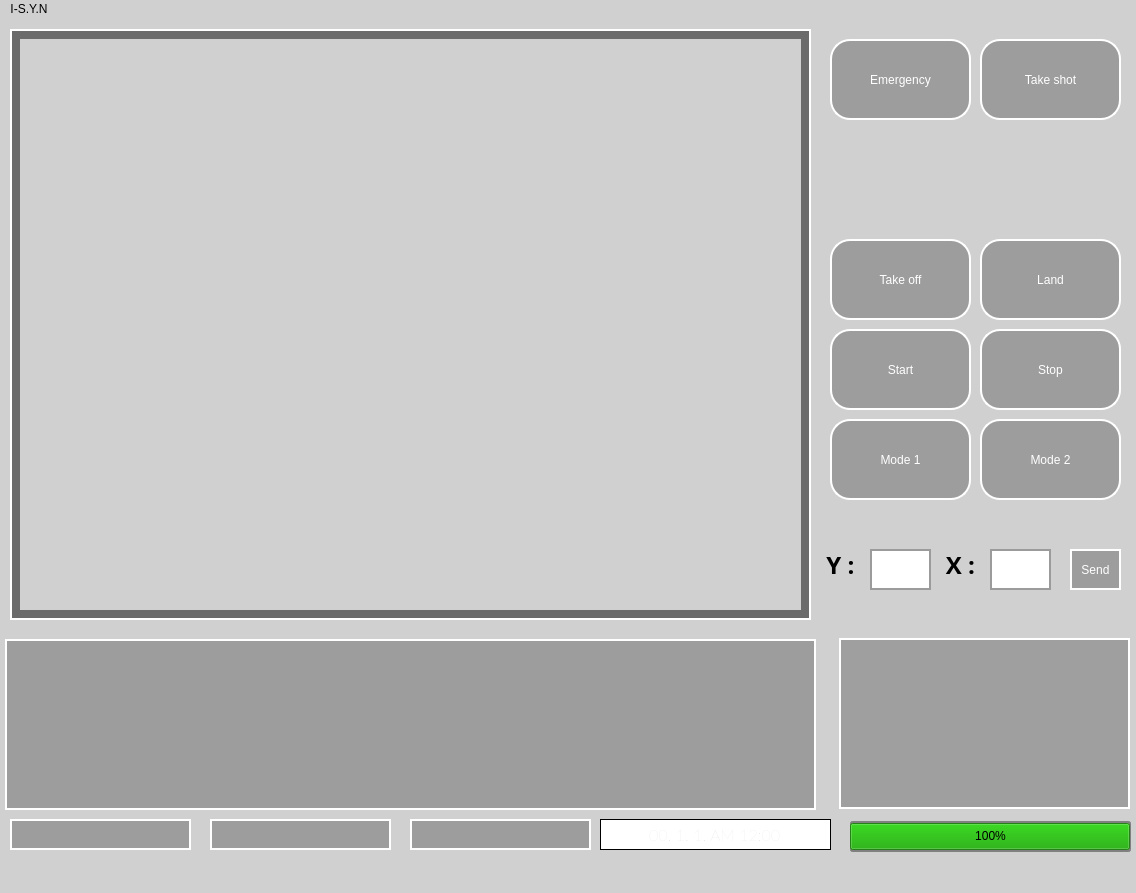
<?xml version="1.0" encoding="UTF-8"?>
<ui version="4.0">
 <class>MainWindow</class>
 <widget class="QMainWindow" name="MainWindow">
  <property name="geometry">
   <rect>
    <x>0</x>
    <y>0</y>
    <width>1136</width>
    <height>893</height>
   </rect>
  </property>
  <property name="windowTitle">
   <string>MainWindow</string>
  </property>
  <property name="styleSheet">
   <string notr="true">background-color: rgb(208, 208, 208);
</string>
  </property>
  <widget class="QWidget" name="centralwidget">
   <widget class="QPushButton" name="take_off_button">
    <property name="geometry">
     <rect>
      <x>830</x>
      <y>220</y>
      <width>141</width>
      <height>81</height>
     </rect>
    </property>
    <property name="cursor">
     <cursorShape>ArrowCursor</cursorShape>
    </property>
    <property name="styleSheet">
     <string notr="true">color: rgb(255, 255, 255);
background-color: rgb(157, 157, 157);
border-color: rgb(255, 255, 255);
border-style: solid;
border-width:2px;
border-radius: 20px;</string>
    </property>
    <property name="text">
     <string>Take off</string>
    </property>
   </widget>
   <widget class="QProgressBar" name="battery_bar">
    <property name="geometry">
     <rect>
      <x>850</x>
      <y>802</y>
      <width>281</width>
      <height>31</height>
     </rect>
    </property>
    <property name="palette">
     <palette>
      <active>
       <colorrole role="Button">
        <brush brushstyle="SolidPattern">
         <color alpha="255">
          <red>157</red>
          <green>157</green>
          <blue>157</blue>
         </color>
        </brush>
       </colorrole>
       <colorrole role="Base">
        <brush brushstyle="SolidPattern">
         <color alpha="255">
          <red>157</red>
          <green>157</green>
          <blue>157</blue>
         </color>
        </brush>
       </colorrole>
       <colorrole role="Window">
        <brush brushstyle="SolidPattern">
         <color alpha="255">
          <red>157</red>
          <green>157</green>
          <blue>157</blue>
         </color>
        </brush>
       </colorrole>
       <colorrole role="Highlight">
        <brush brushstyle="SolidPattern">
         <color alpha="255">
          <red>166</red>
          <green>255</green>
          <blue>42</blue>
         </color>
        </brush>
       </colorrole>
      </active>
      <inactive>
       <colorrole role="Button">
        <brush brushstyle="SolidPattern">
         <color alpha="255">
          <red>157</red>
          <green>157</green>
          <blue>157</blue>
         </color>
        </brush>
       </colorrole>
       <colorrole role="Base">
        <brush brushstyle="SolidPattern">
         <color alpha="255">
          <red>157</red>
          <green>157</green>
          <blue>157</blue>
         </color>
        </brush>
       </colorrole>
       <colorrole role="Window">
        <brush brushstyle="SolidPattern">
         <color alpha="255">
          <red>157</red>
          <green>157</green>
          <blue>157</blue>
         </color>
        </brush>
       </colorrole>
       <colorrole role="Highlight">
        <brush brushstyle="SolidPattern">
         <color alpha="255">
          <red>50</red>
          <green>180</green>
          <blue>30</blue>
         </color>
        </brush>
       </colorrole>
      </inactive>
      <disabled>
       <colorrole role="Button">
        <brush brushstyle="SolidPattern">
         <color alpha="255">
          <red>157</red>
          <green>157</green>
          <blue>157</blue>
         </color>
        </brush>
       </colorrole>
       <colorrole role="Base">
        <brush brushstyle="SolidPattern">
         <color alpha="255">
          <red>157</red>
          <green>157</green>
          <blue>157</blue>
         </color>
        </brush>
       </colorrole>
       <colorrole role="Window">
        <brush brushstyle="SolidPattern">
         <color alpha="255">
          <red>157</red>
          <green>157</green>
          <blue>157</blue>
         </color>
        </brush>
       </colorrole>
       <colorrole role="Highlight">
        <brush brushstyle="SolidPattern">
         <color alpha="255">
          <red>50</red>
          <green>180</green>
          <blue>30</blue>
         </color>
        </brush>
       </colorrole>
      </disabled>
     </palette>
    </property>
    <property name="autoFillBackground">
     <bool>false</bool>
    </property>
    <property name="styleSheet">
     <string notr="true">background-color: rgb(157, 157, 157);
border-color: rgb(255, 255, 255);
border-style: solid;
border-width:2px;
border: 2px solid grey;
border-radius: 3px;
chunk-color:(1, 1, 1);</string>
    </property>
    <property name="minimum">
     <number>0</number>
    </property>
    <property name="value">
     <number>100</number>
    </property>
    <property name="alignment">
     <set>Qt::AlignCenter</set>
    </property>
    <property name="textVisible">
     <bool>true</bool>
    </property>
    <property name="orientation">
     <enum>Qt::Horizontal</enum>
    </property>
    <property name="invertedAppearance">
     <bool>true</bool>
    </property>
   </widget>
   <widget class="QTextBrowser" name="under_textBrowser1">
    <property name="geometry">
     <rect>
      <x>10</x>
      <y>800</y>
      <width>181</width>
      <height>31</height>
     </rect>
    </property>
    <property name="styleSheet">
     <string notr="true">background-color: rgb(157, 157, 157);
border-color: rgb(255, 255, 255);
border-style: solid;
border-width:2px;</string>
    </property>
   </widget>
   <widget class="QDateTimeEdit" name="dateTimeEdit">
    <property name="enabled">
     <bool>true</bool>
    </property>
    <property name="geometry">
     <rect>
      <x>600</x>
      <y>800</y>
      <width>231</width>
      <height>31</height>
     </rect>
    </property>
    <property name="palette">
     <palette>
      <active>
       <colorrole role="WindowText">
        <brush brushstyle="SolidPattern">
         <color alpha="255">
          <red>225</red>
          <green>225</green>
          <blue>225</blue>
         </color>
        </brush>
       </colorrole>
       <colorrole role="Button">
        <brush brushstyle="SolidPattern">
         <color alpha="255">
          <red>255</red>
          <green>255</green>
          <blue>255</blue>
         </color>
        </brush>
       </colorrole>
       <colorrole role="Light">
        <brush brushstyle="SolidPattern">
         <color alpha="255">
          <red>0</red>
          <green>0</green>
          <blue>0</blue>
         </color>
        </brush>
       </colorrole>
       <colorrole role="Midlight">
        <brush brushstyle="SolidPattern">
         <color alpha="255">
          <red>0</red>
          <green>0</green>
          <blue>0</blue>
         </color>
        </brush>
       </colorrole>
       <colorrole role="Dark">
        <brush brushstyle="SolidPattern">
         <color alpha="255">
          <red>0</red>
          <green>0</green>
          <blue>0</blue>
         </color>
        </brush>
       </colorrole>
       <colorrole role="Mid">
        <brush brushstyle="SolidPattern">
         <color alpha="255">
          <red>0</red>
          <green>0</green>
          <blue>0</blue>
         </color>
        </brush>
       </colorrole>
       <colorrole role="Text">
        <brush brushstyle="SolidPattern">
         <color alpha="255">
          <red>225</red>
          <green>225</green>
          <blue>225</blue>
         </color>
        </brush>
       </colorrole>
       <colorrole role="BrightText">
        <brush brushstyle="SolidPattern">
         <color alpha="255">
          <red>255</red>
          <green>255</green>
          <blue>255</blue>
         </color>
        </brush>
       </colorrole>
       <colorrole role="ButtonText">
        <brush brushstyle="SolidPattern">
         <color alpha="255">
          <red>225</red>
          <green>225</green>
          <blue>225</blue>
         </color>
        </brush>
       </colorrole>
       <colorrole role="Base">
        <brush brushstyle="SolidPattern">
         <color alpha="255">
          <red>255</red>
          <green>255</green>
          <blue>255</blue>
         </color>
        </brush>
       </colorrole>
       <colorrole role="Window">
        <brush brushstyle="SolidPattern">
         <color alpha="255">
          <red>255</red>
          <green>255</green>
          <blue>255</blue>
         </color>
        </brush>
       </colorrole>
       <colorrole role="Shadow">
        <brush brushstyle="SolidPattern">
         <color alpha="255">
          <red>0</red>
          <green>0</green>
          <blue>0</blue>
         </color>
        </brush>
       </colorrole>
       <colorrole role="AlternateBase">
        <brush brushstyle="SolidPattern">
         <color alpha="255">
          <red>0</red>
          <green>0</green>
          <blue>0</blue>
         </color>
        </brush>
       </colorrole>
       <colorrole role="ToolTipBase">
        <brush brushstyle="SolidPattern">
         <color alpha="255">
          <red>255</red>
          <green>255</green>
          <blue>220</blue>
         </color>
        </brush>
       </colorrole>
       <colorrole role="ToolTipText">
        <brush brushstyle="SolidPattern">
         <color alpha="255">
          <red>0</red>
          <green>0</green>
          <blue>0</blue>
         </color>
        </brush>
       </colorrole>
      </active>
      <inactive>
       <colorrole role="WindowText">
        <brush brushstyle="SolidPattern">
         <color alpha="255">
          <red>225</red>
          <green>225</green>
          <blue>225</blue>
         </color>
        </brush>
       </colorrole>
       <colorrole role="Button">
        <brush brushstyle="SolidPattern">
         <color alpha="255">
          <red>255</red>
          <green>255</green>
          <blue>255</blue>
         </color>
        </brush>
       </colorrole>
       <colorrole role="Light">
        <brush brushstyle="SolidPattern">
         <color alpha="255">
          <red>0</red>
          <green>0</green>
          <blue>0</blue>
         </color>
        </brush>
       </colorrole>
       <colorrole role="Midlight">
        <brush brushstyle="SolidPattern">
         <color alpha="255">
          <red>0</red>
          <green>0</green>
          <blue>0</blue>
         </color>
        </brush>
       </colorrole>
       <colorrole role="Dark">
        <brush brushstyle="SolidPattern">
         <color alpha="255">
          <red>0</red>
          <green>0</green>
          <blue>0</blue>
         </color>
        </brush>
       </colorrole>
       <colorrole role="Mid">
        <brush brushstyle="SolidPattern">
         <color alpha="255">
          <red>0</red>
          <green>0</green>
          <blue>0</blue>
         </color>
        </brush>
       </colorrole>
       <colorrole role="Text">
        <brush brushstyle="SolidPattern">
         <color alpha="255">
          <red>225</red>
          <green>225</green>
          <blue>225</blue>
         </color>
        </brush>
       </colorrole>
       <colorrole role="BrightText">
        <brush brushstyle="SolidPattern">
         <color alpha="255">
          <red>255</red>
          <green>255</green>
          <blue>255</blue>
         </color>
        </brush>
       </colorrole>
       <colorrole role="ButtonText">
        <brush brushstyle="SolidPattern">
         <color alpha="255">
          <red>225</red>
          <green>225</green>
          <blue>225</blue>
         </color>
        </brush>
       </colorrole>
       <colorrole role="Base">
        <brush brushstyle="SolidPattern">
         <color alpha="255">
          <red>255</red>
          <green>255</green>
          <blue>255</blue>
         </color>
        </brush>
       </colorrole>
       <colorrole role="Window">
        <brush brushstyle="SolidPattern">
         <color alpha="255">
          <red>255</red>
          <green>255</green>
          <blue>255</blue>
         </color>
        </brush>
       </colorrole>
       <colorrole role="Shadow">
        <brush brushstyle="SolidPattern">
         <color alpha="255">
          <red>0</red>
          <green>0</green>
          <blue>0</blue>
         </color>
        </brush>
       </colorrole>
       <colorrole role="AlternateBase">
        <brush brushstyle="SolidPattern">
         <color alpha="255">
          <red>0</red>
          <green>0</green>
          <blue>0</blue>
         </color>
        </brush>
       </colorrole>
       <colorrole role="ToolTipBase">
        <brush brushstyle="SolidPattern">
         <color alpha="255">
          <red>255</red>
          <green>255</green>
          <blue>220</blue>
         </color>
        </brush>
       </colorrole>
       <colorrole role="ToolTipText">
        <brush brushstyle="SolidPattern">
         <color alpha="255">
          <red>0</red>
          <green>0</green>
          <blue>0</blue>
         </color>
        </brush>
       </colorrole>
      </inactive>
      <disabled>
       <colorrole role="WindowText">
        <brush brushstyle="SolidPattern">
         <color alpha="255">
          <red>225</red>
          <green>225</green>
          <blue>225</blue>
         </color>
        </brush>
       </colorrole>
       <colorrole role="Button">
        <brush brushstyle="SolidPattern">
         <color alpha="255">
          <red>255</red>
          <green>255</green>
          <blue>255</blue>
         </color>
        </brush>
       </colorrole>
       <colorrole role="Light">
        <brush brushstyle="SolidPattern">
         <color alpha="255">
          <red>0</red>
          <green>0</green>
          <blue>0</blue>
         </color>
        </brush>
       </colorrole>
       <colorrole role="Midlight">
        <brush brushstyle="SolidPattern">
         <color alpha="255">
          <red>0</red>
          <green>0</green>
          <blue>0</blue>
         </color>
        </brush>
       </colorrole>
       <colorrole role="Dark">
        <brush brushstyle="SolidPattern">
         <color alpha="255">
          <red>0</red>
          <green>0</green>
          <blue>0</blue>
         </color>
        </brush>
       </colorrole>
       <colorrole role="Mid">
        <brush brushstyle="SolidPattern">
         <color alpha="255">
          <red>0</red>
          <green>0</green>
          <blue>0</blue>
         </color>
        </brush>
       </colorrole>
       <colorrole role="Text">
        <brush brushstyle="SolidPattern">
         <color alpha="255">
          <red>225</red>
          <green>225</green>
          <blue>225</blue>
         </color>
        </brush>
       </colorrole>
       <colorrole role="BrightText">
        <brush brushstyle="SolidPattern">
         <color alpha="255">
          <red>255</red>
          <green>255</green>
          <blue>255</blue>
         </color>
        </brush>
       </colorrole>
       <colorrole role="ButtonText">
        <brush brushstyle="SolidPattern">
         <color alpha="255">
          <red>225</red>
          <green>225</green>
          <blue>225</blue>
         </color>
        </brush>
       </colorrole>
       <colorrole role="Base">
        <brush brushstyle="SolidPattern">
         <color alpha="255">
          <red>255</red>
          <green>255</green>
          <blue>255</blue>
         </color>
        </brush>
       </colorrole>
       <colorrole role="Window">
        <brush brushstyle="SolidPattern">
         <color alpha="255">
          <red>255</red>
          <green>255</green>
          <blue>255</blue>
         </color>
        </brush>
       </colorrole>
       <colorrole role="Shadow">
        <brush brushstyle="SolidPattern">
         <color alpha="255">
          <red>0</red>
          <green>0</green>
          <blue>0</blue>
         </color>
        </brush>
       </colorrole>
       <colorrole role="AlternateBase">
        <brush brushstyle="SolidPattern">
         <color alpha="255">
          <red>0</red>
          <green>0</green>
          <blue>0</blue>
         </color>
        </brush>
       </colorrole>
       <colorrole role="ToolTipBase">
        <brush brushstyle="SolidPattern">
         <color alpha="255">
          <red>255</red>
          <green>255</green>
          <blue>220</blue>
         </color>
        </brush>
       </colorrole>
       <colorrole role="ToolTipText">
        <brush brushstyle="SolidPattern">
         <color alpha="255">
          <red>0</red>
          <green>0</green>
          <blue>0</blue>
         </color>
        </brush>
       </colorrole>
      </disabled>
     </palette>
    </property>
    <property name="font">
     <font>
      <family>Lato</family>
      <pointsize>12</pointsize>
      <weight>9</weight>
      <italic>false</italic>
      <bold>false</bold>
     </font>
    </property>
    <property name="acceptDrops">
     <bool>false</bool>
    </property>
    <property name="styleSheet">
     <string notr="true">border-color: rgb(255, 255, 255);
color: rgb(255, 255, 255);
font: 75 12pt &quot;Lato&quot;;
color: rgb(225, 225, 225);
border-style: solid;
border-width:1px;
border-color: rgb(0, 0, 0);
background-color: rgb(255, 255, 255);</string>
    </property>
    <property name="wrapping">
     <bool>false</bool>
    </property>
    <property name="frame">
     <bool>true</bool>
    </property>
    <property name="alignment">
     <set>Qt::AlignCenter</set>
    </property>
    <property name="readOnly">
     <bool>false</bool>
    </property>
    <property name="buttonSymbols">
     <enum>QAbstractSpinBox::NoButtons</enum>
    </property>
    <property name="keyboardTracking">
     <bool>true</bool>
    </property>
    <property name="displayFormat">
     <string>yy. M. d. AP h:mm</string>
    </property>
    <property name="calendarPopup">
     <bool>false</bool>
    </property>
   </widget>
   <widget class="QMdiArea" name="mdiArea">
    <property name="geometry">
     <rect>
      <x>839</x>
      <y>619</y>
      <width>291</width>
      <height>171</height>
     </rect>
    </property>
    <property name="styleSheet">
     <string notr="true">background-color: rgb(157, 157, 157);
border-color: rgb(255, 255, 255);
border-style: solid;
border-width:2px;</string>
    </property>
   </widget>
   <widget class="QTextBrowser" name="main_textBrowser">
    <property name="geometry">
     <rect>
      <x>5</x>
      <y>620</y>
      <width>811</width>
      <height>171</height>
     </rect>
    </property>
    <property name="styleSheet">
     <string notr="true">background-color: rgb(157, 157, 157);
border-color: rgb(255, 255, 255);
border-style: solid;
border-width:2px;</string>
    </property>
    <property name="overwriteMode">
     <bool>false</bool>
    </property>
   </widget>
   <widget class="QGraphicsView" name="map_graphic_view">
    <property name="geometry">
     <rect>
      <x>10</x>
      <y>10</y>
      <width>801</width>
      <height>591</height>
     </rect>
    </property>
    <property name="mouseTracking">
     <bool>false</bool>
    </property>
    <property name="styleSheet">
     <string notr="true">border-color: rgb(255, 255, 255);
background-color: rgb(107, 107, 107);
border-style: solid;
border-width:2px;</string>
    </property>
   </widget>
   <widget class="QPushButton" name="land_button">
    <property name="geometry">
     <rect>
      <x>980</x>
      <y>220</y>
      <width>141</width>
      <height>81</height>
     </rect>
    </property>
    <property name="cursor">
     <cursorShape>ArrowCursor</cursorShape>
    </property>
    <property name="styleSheet">
     <string notr="true">color: rgb(255, 255, 255);
background-color: rgb(157, 157, 157);
border-color: rgb(255, 255, 255);
border-style: solid;
border-width:2px;
border-radius: 20px;</string>
    </property>
    <property name="text">
     <string>Land</string>
    </property>
   </widget>
   <widget class="QPushButton" name="start_button">
    <property name="geometry">
     <rect>
      <x>830</x>
      <y>310</y>
      <width>141</width>
      <height>81</height>
     </rect>
    </property>
    <property name="styleSheet">
     <string notr="true">color: rgb(255, 255, 255);
background-color: rgb(157, 157, 157);
border-color: rgb(255, 255, 255);
border-style: solid;
border-width:2px;
border-radius: 20px;</string>
    </property>
    <property name="text">
     <string>Start</string>
    </property>
   </widget>
   <widget class="QPushButton" name="stop_button">
    <property name="geometry">
     <rect>
      <x>980</x>
      <y>310</y>
      <width>141</width>
      <height>81</height>
     </rect>
    </property>
    <property name="styleSheet">
     <string notr="true">color: rgb(255, 255, 255);
background-color: rgb(157, 157, 157);
border-color: rgb(255, 255, 255);
border-style: solid;
border-width:2px;
border-radius: 20px;</string>
    </property>
    <property name="text">
     <string>Stop</string>
    </property>
   </widget>
   <widget class="QPushButton" name="mode1_button">
    <property name="geometry">
     <rect>
      <x>830</x>
      <y>400</y>
      <width>141</width>
      <height>81</height>
     </rect>
    </property>
    <property name="cursor">
     <cursorShape>ArrowCursor</cursorShape>
    </property>
    <property name="styleSheet">
     <string notr="true">color: rgb(255, 255, 255);
background-color: rgb(157, 157, 157);
border-color: rgb(255, 255, 255);
border-style: solid;
border-width:2px;
border-radius: 20px;</string>
    </property>
    <property name="text">
     <string>Mode 1</string>
    </property>
   </widget>
   <widget class="QPushButton" name="mode2_button">
    <property name="geometry">
     <rect>
      <x>980</x>
      <y>400</y>
      <width>141</width>
      <height>81</height>
     </rect>
    </property>
    <property name="styleSheet">
     <string notr="true">color: rgb(255, 255, 255);
background-color: rgb(157, 157, 157);
border-color: rgb(255, 255, 255);
border-style: solid;
border-width:2px;
border-radius: 20px;</string>
    </property>
    <property name="text">
     <string>Mode 2</string>
    </property>
   </widget>
   <widget class="QTextBrowser" name="under_textBrowser2">
    <property name="geometry">
     <rect>
      <x>210</x>
      <y>800</y>
      <width>181</width>
      <height>31</height>
     </rect>
    </property>
    <property name="styleSheet">
     <string notr="true">background-color: rgb(157, 157, 157);
border-color: rgb(255, 255, 255);
border-style: solid;
border-width:2px;</string>
    </property>
   </widget>
   <widget class="QTextBrowser" name="under_textBrowser3">
    <property name="geometry">
     <rect>
      <x>410</x>
      <y>800</y>
      <width>181</width>
      <height>31</height>
     </rect>
    </property>
    <property name="styleSheet">
     <string notr="true">background-color: rgb(157, 157, 157);
border-color: rgb(255, 255, 255);
border-style: solid;
border-width:2px;</string>
    </property>
   </widget>
   <widget class="QPushButton" name="shot_button">
    <property name="geometry">
     <rect>
      <x>980</x>
      <y>20</y>
      <width>141</width>
      <height>81</height>
     </rect>
    </property>
    <property name="cursor">
     <cursorShape>ArrowCursor</cursorShape>
    </property>
    <property name="styleSheet">
     <string notr="true">color: rgb(255, 255, 255);
background-color: rgb(157, 157, 157);
border-color: rgb(255, 255, 255);
border-style: solid;
border-width:2px;
border-radius: 20px;</string>
    </property>
    <property name="text">
     <string>Take shot</string>
    </property>
   </widget>
   <widget class="QPushButton" name="emergency_button">
    <property name="geometry">
     <rect>
      <x>830</x>
      <y>20</y>
      <width>141</width>
      <height>81</height>
     </rect>
    </property>
    <property name="cursor">
     <cursorShape>ArrowCursor</cursorShape>
    </property>
    <property name="styleSheet">
     <string notr="true">color: rgb(255, 255, 255);
background-color: rgb(157, 157, 157);
border-color: rgb(255, 255, 255);
border-style: solid;
border-width:2px;
border-radius: 20px;</string>
    </property>
    <property name="text">
     <string>Emergency</string>
    </property>
   </widget>
   <widget class="QTextEdit" name="y_text_edit">
    <property name="geometry">
     <rect>
      <x>870</x>
      <y>530</y>
      <width>61</width>
      <height>41</height>
     </rect>
    </property>
    <property name="font">
     <font>
      <family>Loma</family>
      <pointsize>14</pointsize>
      <weight>9</weight>
      <italic>true</italic>
      <bold>false</bold>
     </font>
    </property>
    <property name="styleSheet">
     <string notr="true">color: rgb(255, 255, 255);
color: rgb(0, 0, 0);
font: 75 oblique 14pt &quot;Loma&quot;;
background-color: rgb(157, 157, 157);
background-color: rgb(255, 255, 255);
border-color: rgb(155, 155, 155);
border-style: solid;
border-width:2px;
</string>
    </property>
    <property name="verticalScrollBarPolicy">
     <enum>Qt::ScrollBarAlwaysOff</enum>
    </property>
    <property name="horizontalScrollBarPolicy">
     <enum>Qt::ScrollBarAlwaysOff</enum>
    </property>
   </widget>
   <widget class="QTextEdit" name="x_text_edit">
    <property name="geometry">
     <rect>
      <x>990</x>
      <y>530</y>
      <width>61</width>
      <height>41</height>
     </rect>
    </property>
    <property name="font">
     <font>
      <family>Loma</family>
      <pointsize>14</pointsize>
      <weight>9</weight>
      <italic>true</italic>
      <bold>false</bold>
     </font>
    </property>
    <property name="styleSheet">
     <string notr="true">color: rgb(255, 255, 255);
color: rgb(0, 0, 0);
font: 75 oblique 14pt &quot;Loma&quot;;
background-color: rgb(157, 157, 157);
background-color: rgb(255, 255, 255);
border-color: rgb(155, 155, 155);
border-style: solid;
border-width:2px;
</string>
    </property>
    <property name="verticalScrollBarPolicy">
     <enum>Qt::ScrollBarAlwaysOff</enum>
    </property>
    <property name="horizontalScrollBarPolicy">
     <enum>Qt::ScrollBarAlwaysOff</enum>
    </property>
   </widget>
   <widget class="QLabel" name="y_label">
    <property name="geometry">
     <rect>
      <x>820</x>
      <y>520</y>
      <width>41</width>
      <height>51</height>
     </rect>
    </property>
    <property name="font">
     <font>
      <family>Loma</family>
      <pointsize>18</pointsize>
      <weight>75</weight>
      <italic>false</italic>
      <bold>true</bold>
     </font>
    </property>
    <property name="text">
     <string>Y :</string>
    </property>
    <property name="alignment">
     <set>Qt::AlignCenter</set>
    </property>
   </widget>
   <widget class="QLabel" name="x_label">
    <property name="geometry">
     <rect>
      <x>940</x>
      <y>520</y>
      <width>41</width>
      <height>51</height>
     </rect>
    </property>
    <property name="font">
     <font>
      <family>Loma</family>
      <pointsize>18</pointsize>
      <weight>75</weight>
      <bold>true</bold>
     </font>
    </property>
    <property name="text">
     <string>X :</string>
    </property>
    <property name="alignment">
     <set>Qt::AlignCenter</set>
    </property>
   </widget>
   <widget class="QPushButton" name="send_button">
    <property name="geometry">
     <rect>
      <x>1070</x>
      <y>530</y>
      <width>51</width>
      <height>41</height>
     </rect>
    </property>
    <property name="styleSheet">
     <string notr="true">color: rgb(255, 255, 255);
background-color: rgb(157, 157, 157);
border-color: rgb(255, 255, 255);
border-style: solid;
border-width:2px;
font: 75 12pt &quot;Loma&quot;;</string>
    </property>
    <property name="text">
     <string>Send</string>
    </property>
   </widget>
   <widget class="QLabel" name="label">
    <property name="geometry">
     <rect>
      <x>20</x>
      <y>20</y>
      <width>781</width>
      <height>571</height>
     </rect>
    </property>
    <property name="text">
     <string/>
    </property>
    <property name="textFormat">
     <enum>Qt::AutoText</enum>
    </property>
    <property name="pixmap">
     <pixmap>map.png</pixmap>
    </property>
    <property name="scaledContents">
     <bool>true</bool>
    </property>
    <property name="alignment">
     <set>Qt::AlignCenter</set>
    </property>
    <property name="wordWrap">
     <bool>false</bool>
    </property>
   </widget>
  </widget>
  <widget class="QMenuBar" name="menubar">
   <property name="geometry">
    <rect>
     <x>0</x>
     <y>0</y>
     <width>1136</width>
     <height>31</height>
    </rect>
   </property>
   <widget class="QMenu" name="menuI_S_Y_N">
    <property name="title">
     <string>I-S.Y.N</string>
    </property>
   </widget>
   <addaction name="menuI_S_Y_N"/>
  </widget>
  <widget class="QStatusBar" name="statusbar"/>
 </widget>
 <resources/>
 <connections/>
</ui>
